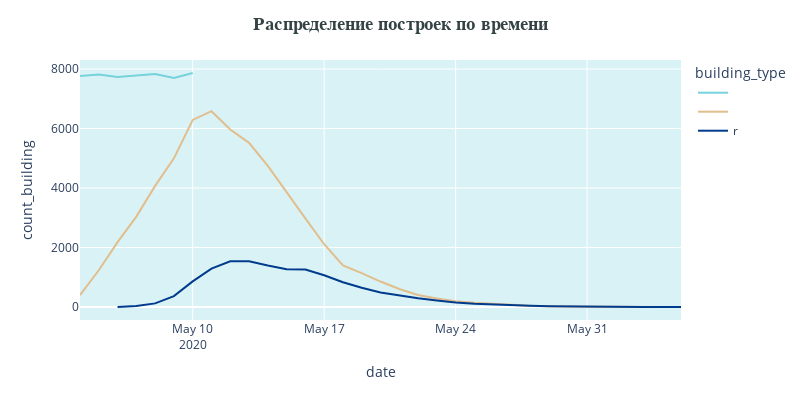

Source (notebook cell):
### Code cell
palette = ['#76d2db', '#e1be8e', '#003b8d']
fig = px.line(count_building_type_day, x='date', y='count_building', color='building_type', width=800, height=400)
fig.update_layout(
                 plot_bgcolor='#d9f2f5', # цвет фона
                 title=dict(text='<b>Распределение построек по времени</b>',
                            font=dict(family="Arial",size=18,color='#344243'), x=0.5)
                 )
for i,c in zip(fig.data,palette):
    i.name = i.name[14:]
    i.line.color = c 
fig.show()

### Figure 1 — Plotly figure (JSON) as saved in the notebook; plotly's stock layout.template omitted (floating-point values rounded to 4 significant figures)
{"data": [{"hovertemplate": "building_type=assembly_shop<br>date=%{x}<br>count_building=%{y}<extra></extra>", "legendgroup": "assembly_shop", "line": {"color": "#76d2db", "dash": "solid"}, "mode": "lines", "name": "", "orientation": "v", "showlegend": true, "type": "scatter", "x": ["2020-05-04", "2020-05-05", "2020-05-06", "2020-05-07", "2020-05-08", "2020-05-09", "2020-05-10"], "xaxis": "x", "y": [7767, 7816, 7736, 7775, 7833, 7698, 7869], "yaxis": "y"}, {"hovertemplate": "building_type=spaceport<br>date=%{x}<br>count_building=%{y}<extra></extra>", "legendgroup": "spaceport", "line": {"color": "#e1be8e", "dash": "solid"}, "mode": "lines", "name": "", "orientation": "v", "showlegend": true, "type": "scatter", "x": ["2020-05-04", "2020-05-05", "2020-05-06", "2020-05-07", "2020-05-08", "2020-05-09", "2020-05-10", "2020-05-11", "2020-05-12", "2020-05-13", "2020-05-14", "2020-05-15", "2020-05-16", "2020-05-17", "2020-05-18", "2020-05-19", "2020-05-20", "2020-05-21", "2020-05-22", "2020-05-23", "2020-05-24", "2020-05-25", "2020-05-26", "2020-05-27", "2020-05-28", "2020-05-29", "2020-05-30", "2020-05-31", "2020-06-01", "2020-06-02", "2020-06-03", "2020-06-04"], "xaxis": "x", "y": [403, 1236, 2180, 3041, 4074, 5000, 6290, 6585, 5969, 5520, 4744, 3884, 2982, 2112, 1403, 1139, 857, 606, 402, 289, 197, 142, 97, 73, 37, 22, 16, 8, 8, 4, 4, 1], "yaxis": "y"}, {"hovertemplate": "building_type=research_center<br>date=%{x}<br>count_building=%{y}<extra></extra>", "legendgroup": "research_center", "line": {"color": "#003b8d", "dash": "solid"}, "mode": "lines", "name": "r", "orientation": "v", "showlegend": true, "type": "scatter", "x": ["2020-05-06", "2020-05-07", "2020-05-08", "2020-05-09", "2020-05-10", "2020-05-11", "2020-05-12", "2020-05-13", "2020-05-14", "2020-05-15", "2020-05-16", "2020-05-17", "2020-05-18", "2020-05-19", "2020-05-20", "2020-05-21", "2020-05-22", "2020-05-23", "2020-05-24", "2020-05-25", "2020-05-26", "2020-05-27", "2020-05-28", "2020-05-29", "2020-05-30", "2020-05-31", "2020-06-01", "2020-06-02", "2020-06-03", "2020-06-04", "2020-06-05"], "xaxis": "x", "y": [5, 31, 123, 368, 863, 1291, 1540, 1540, 1396, 1271, 1261, 1068, 833, 648, 492, 382, 293, 220, 152, 113, 87, 47, 44, 27, 17, 11, 4, 2, 3, 3, 2], "yaxis": "y"}], "layout": {"height": 400, "legend": {"title": {"text": "building_type"}, "tracegroupgap": 0}, "margin": {"t": 60}, "plot_bgcolor": "#d9f2f5", "title": {"font": {"color": "#344243", "family": "Arial", "size": 18}, "text": "<b>Распределение построек по времени</b>", "x": 0.5}, "width": 800, "xaxis": {"anchor": "y", "domain": [0, 1], "title": {"text": "date"}}, "yaxis": {"anchor": "x", "domain": [0, 1], "title": {"text": "count_building"}}}}
